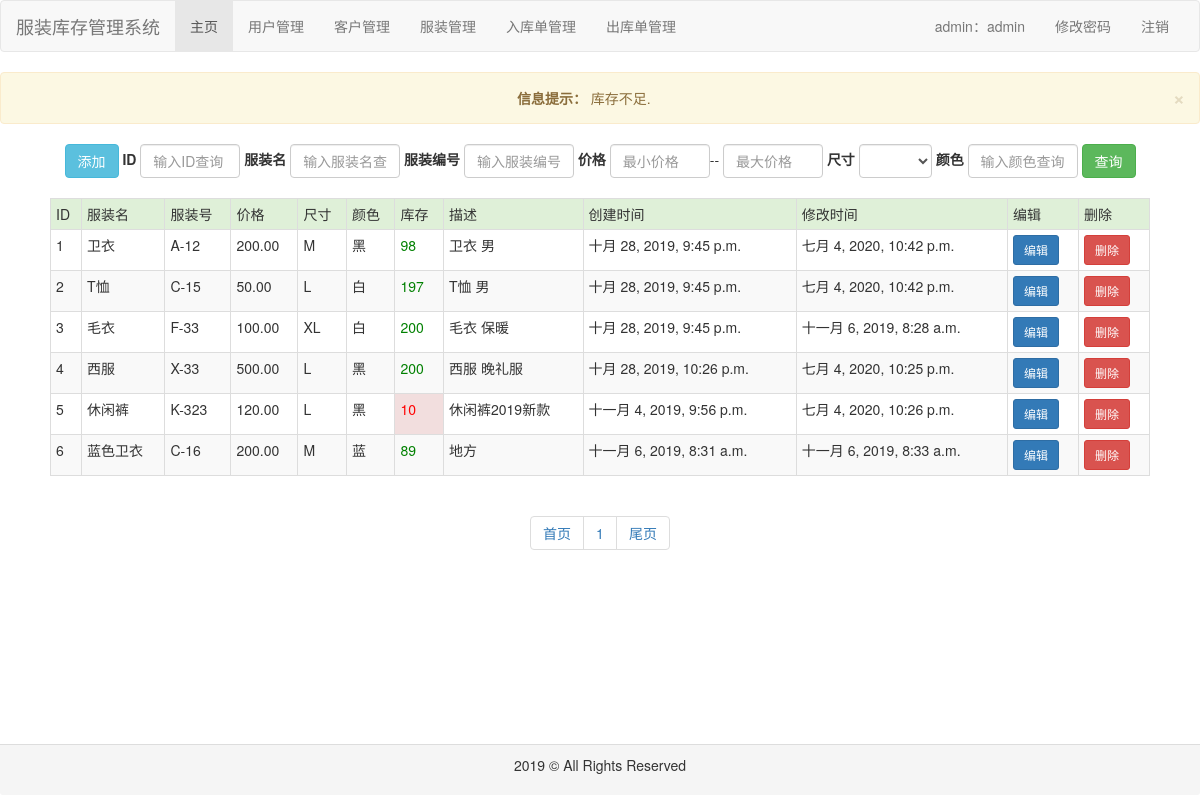
The app's page /clothes/ (signed in) with its own data.
### common/models.py (models this page shows, shortened)
class Clothes(models.Model):
    size_choices = (
        ('S', 'S'),
        ('M', 'M'),
        ('L', 'L'),
        ('XL', 'XL'),
        ('XXL', 'XXL')
    )
    name = models.CharField(max_length=32, verbose_name='服装名')
    sn = models.CharField(max_length=32, unique=True, verbose_name='服装号')
    price = models.DecimalField(max_digits=10, decimal_places=2, verbose_name='价格')
    size = models.CharField(max_length=32, choices=size_choices, verbose_name='尺寸')
    color = models.CharField(max_length=32, verbose_name='颜色')
    stock = models.PositiveIntegerField(verbose_name='库存')
    image = models.ImageField(upload_to='clothes', verbose_name='图片')
    desc = models.CharField(max_length=200, verbose_name='描述')
    create_time = models.DateTimeField(auto_now_add=True, verbose_name='创建时间')
    modify_time = models.DateTimeField(auto_now=True, verbose_name='修改时间')
    class Meta:
        ordering = ['create_time']
        verbose_name = '服装'
        verbose_name_plural = verbose_name

### clothes/views.py (the view)
# urls.py: path('', views.list, name='index'),
def list(request):
    qs = Clothes.objects.all()
    short = []
    for foo in qs:
        if foo.stock < 10:
            short.append(foo.name)
    short_str = '、'.join(short)
    messages.add_message(request, messages.WARNING, f'{str(short_str)}库存不足')
    paginator = Paginator(qs, 10)
    page = request.GET.get('page', '1')
    result = paginator.page(page)
    context = {
        'result': result,
    }
    return render(request, 'clothes/index.html', context)

### clothes/templates/clothes/index.html (shortened to what this page needs)
{% extends 'base.html' %}
{% block content %}
    <div id="content" style="height: 600px">
        <div id="search" class="text-center">
            <form class="form-inline" action="{% url 'clothes:search' %} " method="post">
                <div class="form-group ">
                    <a class="btn btn-info" href="{% url 'clothes:add' %}">添加</a>
                </div>
                <div class="form-group">
                    <label for="id">ID</label>
                    <input type="text" class="form-control" id="id" name="id" placeholder="输入ID查询" style="width: 100px">
                </div>
                <div class="form-group">
                    <label for="name">服装名</label>
                    <input type="text" class="form-control" id="name" name="name" placeholder="输入服装名查询"
                           style="width: 110px">
                </div>
                <div class="form-group">
                    <label for="sn">服装编号</label>
                    <input type="text" class="form-control" id="sn" name="sn" placeholder="输入服装编号查询"
                           style="width: 110px">
                </div>
                <div class="form-group">
                    <label for="price">价格</label>
                    <input type="text" class="form-control" id="min" name="min" placeholder="最小价格" style="width: 100px">--
                    <input type="text" class="form-control" id="max" name="max" placeholder="最大价格" style="width: 100px">
                </div>
                <div class="form-group">
                    <label for="size">尺寸</label>
                    <select id="size" name="size" class="form-control">
                        <option style='display: none'></option>
                        <option>S</option>
                    </select>
                </div>
                <div class="form-group">
                    <label for="color">颜色</label>
                    <input type="text" class="form-control" id="color" name="color" placeholder="输入颜色查询"
                           style="width: 110px">
                </div>
                <button type="submit" class="btn btn-success">查询</button>
            </form>
        </div>
        <br>
        <div id="table" align="center">
            {% if result %}
                <table class="table table-striped table-bordered table-hover  table-condensed" style="width: 1100px">
                <tr class="success">
                    <td>ID</td>
                    <td>服装名</td>
                    <td>服装号</td>
                    <td>价格</td>
                    <td>尺寸</td>
                    <td>颜色</td>
                    <td>库存</td>
                    <td>描述</td>
                    <td>创建时间</td>
                    <td>修改时间</td>
                    <td>编辑</td>
                    <td>删除</td>
                </tr>
                {% for foo in result %}
                    <tr>
                        <td>{{ foo.id }}</td>
                        <td>{{ foo.name }}</td>
                        <td>{{ foo.sn }}</td>
                        <td>{{ foo.price }}</td>
                        <td>{{ foo.size }}</td>
                        <td>{{ foo.color }}</td>
                        {% if foo.stock > 10 %}
                            <td style="color: green">{{ foo.stock }}</td>
                        {% else %}
                            <td class="danger" style="color: red">{{ foo.stock }}</td>
                        {% endif %}
                        <td>{{ foo.desc }}</td>
                        <td>{{ foo.create_time }}</td>
                        <td>{{ foo.modify_time }}</td>
                        <td><a class="btn btn-primary btn-sm" href="{% url 'clothes:update' foo.id %}">编辑</a></td>
                        <td><a class="btn btn-danger btn-sm" href="{% url 'clothes:delete' foo.id %}">删除</a></td>
                    </tr>
                {% endfor %}
            {% else %}
                <p>没有任何服装</p>
            {% endif %}
            </table>
        </div>
        <div class="text-center">
            <ul class="pagination">
                <li><a href="/clothes/?page=1" rel="external nofollow">首页</a></li>
                {% for num in result.paginator.page_range %}
                    <li><a href="/clothes/?page={{ num }}" rel="external nofollow">{{ num }}</a></li>
                {% endfor %}
                <li><a href="/clothes/?page={{ result.paginator.num_pages }}" rel="external nofollow">尾页</a></li>
            </ul>
        </div>
    </div>
{% endblock %}

### records on screen
Clothes: id "1", name "卫衣", sn "A-12", price "200.00", size "M", color "黑", stock "98", desc "卫衣 男", create_time "十月 28, 2019, 9:45 p.m.", modify_time "七月 4, 2020, 10:42 p.m."
Clothes: id "2", name "T恤", sn "C-15", price "50.00", size "L", color "白", stock "197", desc "T恤 男", create_time "十月 28, 2019, 9:45 p.m.", modify_time "七月 4, 2020, 10:42 p.m."
Clothes: id "3", name "毛衣", sn "F-33", price "100.00", size "XL", color "白", stock "200", desc "毛衣 保暖", create_time "十月 28, 2019, 9:45 p.m.", modify_time "十一月 6, 2019, 8:28 a.m."
Clothes: id "4", name "西服", sn "X-33", price "500.00", size "L", color "黑", stock "200", desc "西服 晚礼服", create_time "十月 28, 2019, 10:26 p.m.", modify_time "七月 4, 2020, 10:25 p.m."
Clothes: id "5", name "休闲裤", sn "K-323", price "120.00", size "L", color "黑", stock "10", desc "休闲裤2019新款", create_time "十一月 4, 2019, 9:56 p.m.", modify_time "七月 4, 2020, 10:26 p.m."
Clothes: id "6", name "蓝色卫衣", sn "C-16", price "200.00", size "M", color "蓝", stock "89", desc "地方", create_time "十一月 6, 2019, 8:31 a.m.", modify_time "十一月 6, 2019, 8:33 a.m."

### other values on screen
{{ request.session.user_role }} "admin"
{{ request.session.user_name }} "admin"
{{ message }} "库存不足"
{{ num }} "1"
